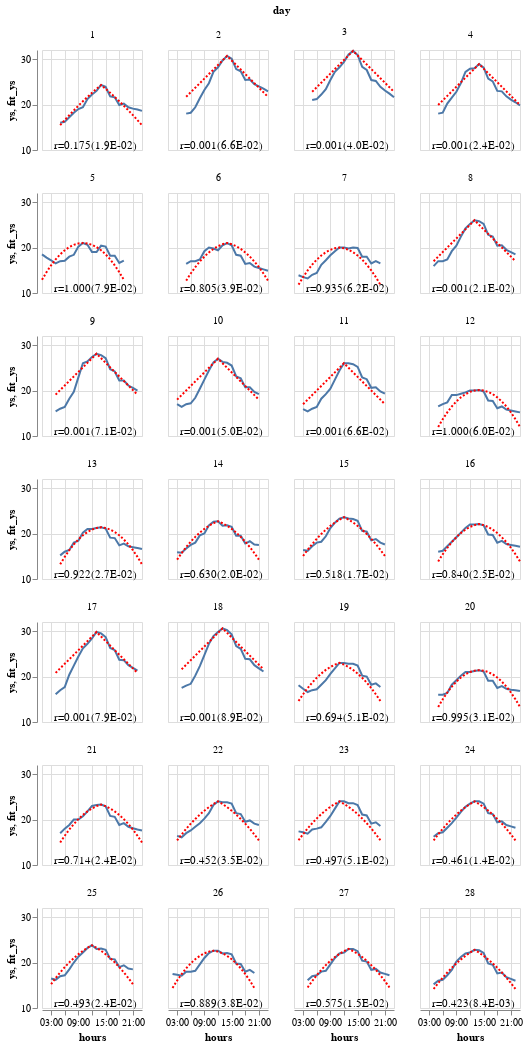

The code cell stored with this chart in its notebook:
### Code cell
plot_many_fits(fit_df)

### Figure 1 — Vega-Lite specification as saved in the notebook (floating-point values rounded to 4 significant figures; data arrays with more than 128 entries replaced by an {"elided": "..."} marker saying what was removed)
{"config": {"view": {"continuousWidth": 300, "continuousHeight": 300}}, "data": {"name": "data-844a751499a9ed1e46d81e6d2c80712e"}, "facet": {"field": "day", "type": "quantitative"}, "spec": {"layer": [{"mark": {"type": "line"}, "encoding": {"x": {"field": "time", "timeUnit": "hours", "title": "hours", "type": "temporal"}, "y": {"field": "ys", "scale": {"zero": false}, "type": "quantitative"}}}, {"mark": {"type": "line"}, "encoding": {"color": {"value": "red"}, "strokeDash": {"value": [2, 2]}, "x": {"field": "time", "timeUnit": "hours", "title": "hours", "type": "temporal"}, "y": {"field": "fit_ys", "scale": {"zero": false}, "type": "quantitative"}}}, {"mark": {"type": "text", "align": "left", "baseline": "top"}, "encoding": {"text": {"field": "formatted_fit", "type": "nominal"}, "x": {"value": 12}, "y": {"value": 90}}}], "height": 100, "width": 100}, "columns": 4, "$schema": "https://vega.github.io/schema/vega-lite/v5.20.1.json", "datasets": {"data-844a751499a9ed1e46d81e6d2c80712e": {"elided": "532 records"}}}
